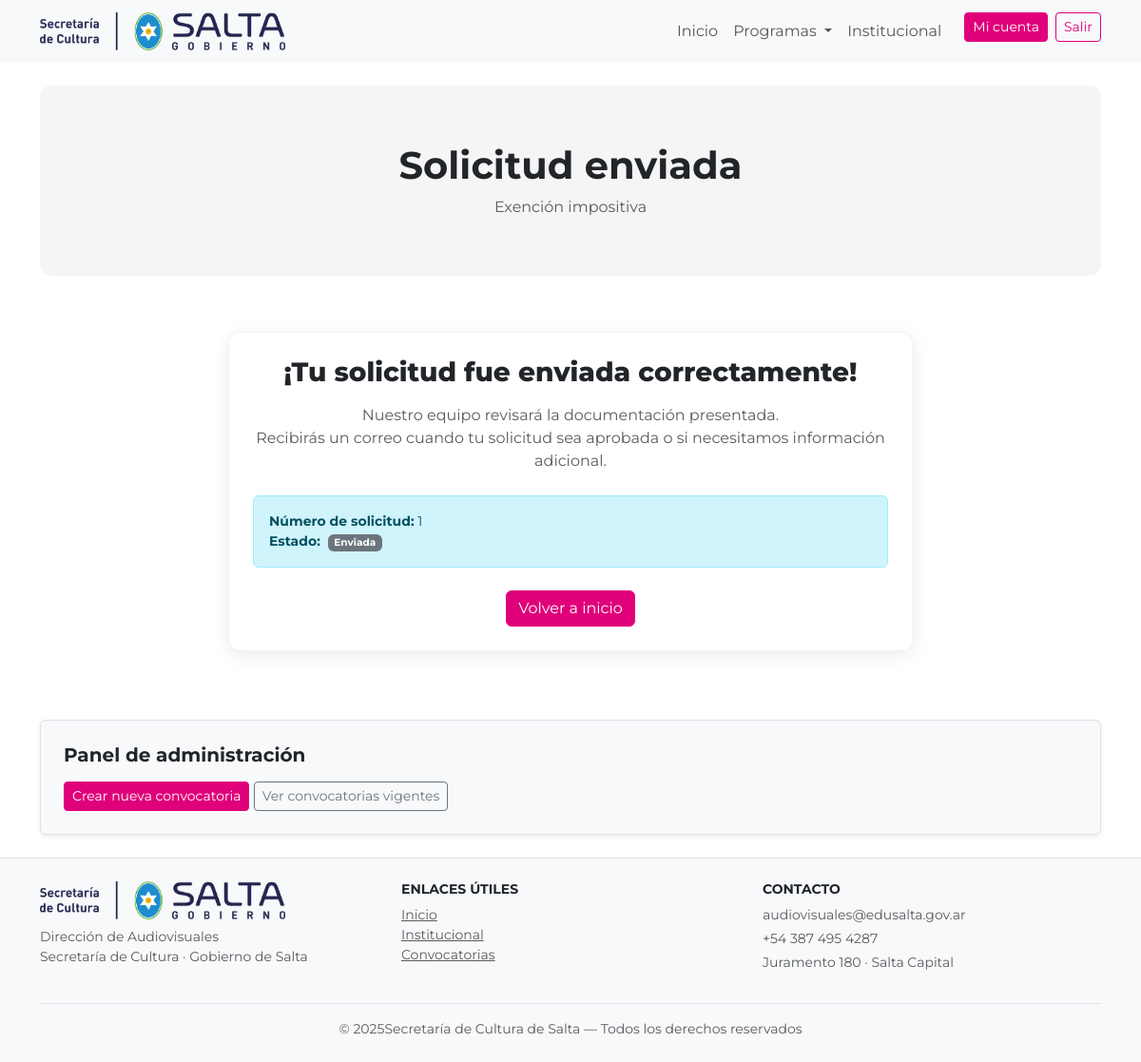
/exencion/completada/1/ (signed in), run on the app's committed database.
### convocatorias/models.py (models this page shows, shortened)
class Convocatoria(models.Model):
    titulo = models.CharField(max_length=200)
    slug = models.SlugField(unique=True, blank=True)
    descripcion_corta = models.TextField(blank=True)
    descripcion_larga = models.TextField(blank=True)
    url_curso = models.URLField(
        "URL del curso asincrónico",
        blank=True,
        null=True,
        help_text="Solo completar si el curso es asincrónico."
    )
    categoria = models.CharField(max_length=20, choices=CATEGORIAS)
    tematica_genero = models.CharField(max_length=200, blank=True)
    linea = models.CharField(max_length=20, choices=LINEAS)
    requisitos = models.TextField(blank=True)
    beneficios = models.TextField(blank=True)
    bases_pdf = models.FileField(
        upload_to="convocatorias/bases/",
        blank=True,
        null=True
    )
    imagen = models.ImageField(
        upload_to="convocatorias/img/",
        blank=True,
        null=True
    )
    fecha_inicio = models.DateField()
    fecha_fin = models.DateField()
    bloque_personas = models.CharField(
        max_length=20,
        choices=BLOQUE_PERSONAS_TITULO,
        default="JURADO"
    )
    jurado1_nombre = models.CharField(max_length=200, blank=True)
    jurado1_foto = models.ImageField(upload_to="convocatorias/jurados/", blank=True, null=True)
    jurado1_bio = models.TextField(blank=True)
    jurado2_nombre = models.CharField(max_length=200, blank=True)
    jurado2_foto = models.ImageField(upload_to="convocatorias/jurados/", blank=True, null=True)
    jurado2_bio = models.TextField(blank=True)
    jurado3_nombre = models.CharField(max_length=200, blank=True)
    jurado3_foto = models.ImageField(upload_to="convocatorias/jurados/", blank=True, null=True)
    jurado3_bio = models.TextField(blank=True)
    orden = models.PositiveIntegerField(default=0)
    url_destino = models.CharField(max_length=300, blank=True)
    class Meta:
        ordering = ["orden", "-fecha_inicio"]

### exencion/models.py (models this page shows, shortened)
class Exencion(models.Model):
    user = models.ForeignKey(
        settings.AUTH_USER_MODEL,
        on_delete=models.CASCADE
    )
    convocatoria = models.ForeignKey(
        Convocatoria,
        on_delete=models.CASCADE,
        blank=True,
        null=True,
        help_text="Puede venir de una convocatoria o ser independiente"
    )
    persona_humana = models.ForeignKey(
        PersonaHumana,
        on_delete=models.SET_NULL,
        blank=True,
        null=True
    )
    persona_juridica = models.ForeignKey(
        PersonaJuridica,
        on_delete=models.SET_NULL,
        blank=True,
        null=True
    )
    nombre_razon_social = models.CharField(max_length=255)
    email = models.EmailField()
    cuit = models.CharField(max_length=20)
    domicilio_fiscal = models.CharField(max_length=255)
    localidad_fiscal = models.CharField(max_length=100, blank=True, null=True)
    codigo_postal_fiscal = models.CharField(max_length=10, blank=True, null=True)
    actividad_dgr = models.CharField(max_length=255)
    estado = models.CharField(
        max_length=20,
        choices=ESTADOS_EXENCION,
        default="ENVIADA"
    )
    fecha_creacion = models.DateTimeField(auto_now_add=True)
    fecha_emision = models.DateField(blank=True, null=True)
    fecha_vencimiento = models.DateField(blank=True, null=True)
    certificado_pdf = models.FileField(
        upload_to="exencion/certificados/",
        blank=True,
        null=True
    )
    class Meta:
        ordering = ["-fecha_creacion"]
        verbose_name = "Exención impositiva"
        verbose_name_plural = "Exenciones impositivas"

### exencion/views.py (the view)
# urls.py: path("completada/<int:exencion_id>/", views.solicitud_completada, name="completada"),
@login_required
def solicitud_completada(request, exencion_id):
    exencion = get_object_or_404(Exencion, id=exencion_id)
    if exencion.user != request.user:
        return redirect("convocatorias:convocatorias_home")
    return render(
        request,
        "exencion/completada.html",
        {
            "exencion": exencion,
            "convocatoria": exencion.convocatoria,
        }
    )

### exencion/templates/exencion/completada.html
{% extends "sitio_publico/base.html" %}
{% load static %}
{% block content %}
<section class="fomento-hero text-center">
  <h1 class="fw-bold mb-2">Solicitud enviada</h1>
  <p class="text-muted mb-0">
    {% if convocatoria %}
      {{ convocatoria.titulo }}
    {% else %}
      Exención impositiva
    {% endif %}
  </p>
</section>
<div class="container py-4">
  <div class="row justify-content-center">
    <div class="col-lg-8">
      <div class="dav-card text-center">
        <h3 class="mb-3">
          ¡Tu solicitud fue enviada correctamente!
        </h3>
        <p class="text-muted mb-4">
          Nuestro equipo revisará la documentación presentada.<br>
          Recibirás un correo cuando tu solicitud sea aprobada o
          si necesitamos información adicional.
        </p>
        <div class="alert alert-info text-start small">
          <strong>Número de solicitud:</strong> {{ exencion.id }}<br>
          <strong>Estado:</strong>
          <span class="badge bg-secondary ms-1">
            {{ exencion.get_estado_display }}
          </span>
        </div>
        <div class="mt-4">
          <a href="{% url 'inicio' %}" class="btn btn-primary">
            Volver a inicio
          </a>
        </div>
      </div>
    </div>
  </div>
</div>
{% endblock %}

### sitio_publico/static/sitio_publico/css/main.css (style rules this page uses)
html, body { font-family: 'Montserrat', sans-serif; }

### sitio_publico/static/sitio_publico/css/ui.css (style rules this page uses)
.fomento-hero { background: #f5f5f5; border-radius: 12px; padding: 60px 35px; margin-bottom: 35px; }
.dav-card { background: #fff; border-radius: 12px; padding: 25px; box-shadow: 0 4px 20px rgba(0, 0, 0, 0.08); border: 1px solid rgba(0, 0, 0, 0.05); }
.dav-card h3 { font-weight: 800; }

### data on the page
Convocatoria: titulo "Exención impositiva"
Exencion: id "1", estado "Enviada"
